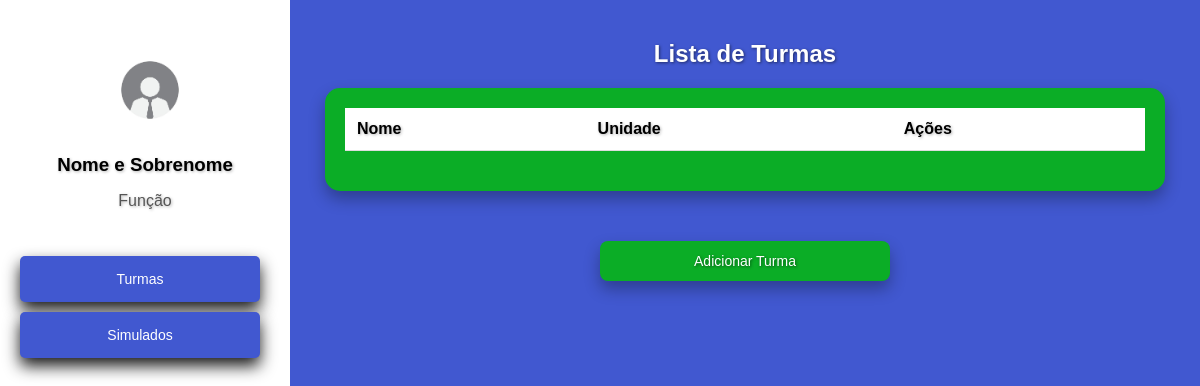
/cadastros/turmas/ (signed in), run on an earlier commit of the app's database.
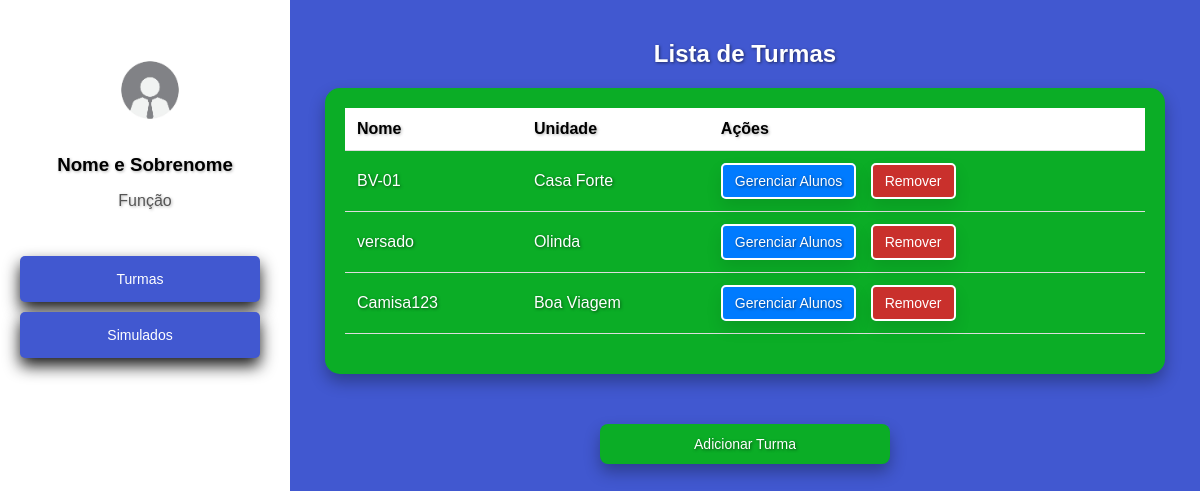
And on a later commit of the database.
### cadastros/models.py (models this page shows, shortened)
class Turma(models.Model):
    nome = models.CharField(max_length=100)
    unidade = models.ForeignKey(Unidade, on_delete=models.CASCADE, related_name='turmas')

class Unidade(models.Model):
    nome = models.CharField(max_length=100, unique=True)
    def __str__(self):
        return self.nome

### cadastros/views.py (the view, shortened to what this page needs)
# urls.py: path('turmas/', TurmaView.as_view(), name='turmas'),
class TurmaView(LoginRequiredMixin, View):
    login_url = '/login/'
    template_name_list = 'turmas.html'
    template_name_add = 'adicionar_turma.html'
    def get(self, request, turma_id=None):
        if request.path.endswith('adicionar/'):
            unidades = Unidade.objects.all()
            return render(request, self.template_name_add, {'unidades': unidades})
        else:
            turmas = TurmaMediator.listar_turmas()
            return render(request, self.template_name_list, {'turmas': turmas})

### cadastros/mediators.py (called while the page is built)
    @staticmethod
    def listar_turmas():
        return Turma.objects.all()

### cadastros/templates/turmas.html (shortened to what this page needs)
<!DOCTYPE html>
<html lang="pt-br">
<head>
</head>
<body>
    <div class="sidebar">
        <div class="profile">
            <img src="/static/imgfunc.jpg" alt="funcionario" width="100" height="100" style="margin-top: 20px; margin-left: 10px;">
            <h3>Nome e Sobrenome</h3>
            <p>Função</p>
        </div>
        <nav>
            <a href="#" id="menu-botoes">Turmas</a>
            <a href="{% url 'simulados' %}" class="btn btn-primary">Simulados</a>
        </nav>
    </div>
    <div class="container">
        <h2>Lista de Turmas</h2>
        <div class="table-container">
            <table>
                <thead>
                    <tr>
                        <th>Nome</th>
                        <th>Unidade</th>
                        <th>Ações</th>
                    </tr>
                </thead>
                <tbody>
                    {% for turma in turmas %}
                    <tr id="turma-{{ turma.id }}">
                        <td>{{ turma.nome }}</td>
                        <td>{{ turma.unidade }}</td>
                        <td>
                            <a href="{% url 'alunos' turma_id=turma.id %}" class="gerenciar-alunos gerenciamento-botao">Gerenciar Alunos</a>
                            <button class="remover-turma gerenciamento-botao2" data-id="{{ turma.id }}">Remover</button>
                        </td>
                    </tr>
                    {% endfor %}
                </tbody>
            </table>
        </div>
        <a href="{% url 'adicionar_turma' %}" class="add-turma" style="text-shadow: 0.0625rem 0.0625rem 0.1875rem rgba(0, 0, 0, 0.5);">Adicionar Turma</a>
    </div>
</body>
</html>

### cadastros/templates/turmas.html (style rules this page uses)
body { font-family: Arial, sans-serif; background-color: rgb(65, 88, 208); color: #333; margin: 0; padding: 0; display: flex; height: 100vh; }
.sidebar { width: 250px; background-color: white; padding: 20px; color: black; display: flex; flex-direction: column; justify-content: flex-start; }
.sidebar .profile { text-align: center; margin-bottom: 30px; }
.sidebar .profile h3 { margin: 10px 0 5px; color: black; text-shadow: 0.0625rem 0.0625rem 0.1875rem rgba(0, 0, 0, 0.3); }
.sidebar .profile p { color: #555; text-shadow: 0.0625rem 0.0625rem 0.1875rem rgba(0, 0, 0, 0.3); }
.sidebar nav { display: flex; flex-direction: column; }
.sidebar nav a { text-decoration: none; color: white; padding: 15px; border-radius: 5px; background-color: rgb(65, 88, 208); margin-bottom: 10px; text-align: center; box-shadow: 0 0.5rem 1rem rgba(0, 0, 0, 0.9); text-decoration: none; font-size: 14px; cursor: pointer; border: none; transition: background-color 0.3s ease; }
.container { flex: 1; padding: 20px; background-color: rgb(65, 88, 208); color: white; }
h2 { text-align: center; color: #fff; margin-top: 20px; text-shadow: 0.0625rem 0.0625rem 0.1875rem rgba(0, 0, 0, 0.5); }
.table-container { margin: 0 auto; padding: 20px; max-width: 800px; background-color: rgb(11, 173, 38); border-radius: 15px; color: rgb(255, 255, 255); box-shadow: 0 0.5rem 1rem rgba(0, 0, 0, 0.3); text-shadow: 0.0625rem 0.0625rem 0.1875rem rgba(0, 0, 0, 0.5); }
table { width: 100%; border-collapse: collapse; margin-bottom: 20px; }
th, td { text-align: left; padding: 12px; border-bottom: 1px solid #ddd; }
th { background-color: #ffffff; color: black; font-weight: bold; text-shadow: 0.0625rem 0.0625rem 0.1875rem rgba(0, 0, 0, 0.3); }
tr:nth-child(even) { background-color: rgb(11, 173, 38); }
a, button { background-color: #007BFF; color: white; text-decoration: none; padding: 8px 12px; border-radius: 5px; font-size: 14px; cursor: pointer; border: none; }
a { margin-right: 10px; }
.remover-turma { background-color: #D9534F; }
.add-turma { display: block; text-align: center; background-color: rgb(11, 173, 38); color: white; padding: 12px 20px; border-radius: 8px; text-decoration: none; width: 250px; margin: 50px auto; box-shadow: 0 0.5rem 1rem rgba(0, 0, 0, 0.3); text-shadow: 0.0625rem 0.0625rem 0.1875rem rgba(0, 0, 0, 0.5); transition: background-color 0.5s ease; }
.gerenciamento-botao { box-shadow: 0 0.5rem 1rem rgba(0, 0, 0, 0.1); border: 2px solid white; padding: 8px 12px; border-radius: 5px; color: white; background-color: #007bff; transition: background-color 0.3s ease; }
.gerenciamento-botao2 { box-shadow: 0 0.5rem 1rem rgba(0, 0, 0, 0.1); border: 2px solid white; padding: 8px 12px; border-radius: 5px; color: white; background-color: #C9302C; transition: background-color 0.5s ease; }

What changed in the data, as far as the page shows it:
added Turma: nome "BV-01", unidade "Casa Forte"
added Turma: nome "versado", unidade "Olinda"
added Turma: nome "Camisa123", unidade "Boa Viagem"
